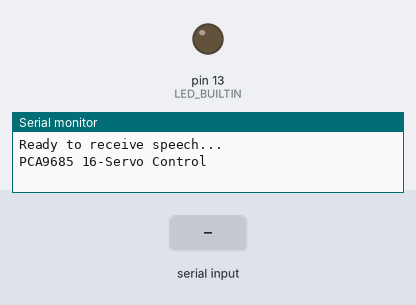
This sketch was run on a simulated Arduino Uno, built with avr-gcc and run on an emulated ATmega328P. On the bench: output pins drawn as LEDs (lit = HIGH), the last lines printed to the serial monitor. The test bench sets the inputs (shaded band).

Above: at 1.2 s.
1.3 s: "1\n" received over Serial
At 2.7 s:
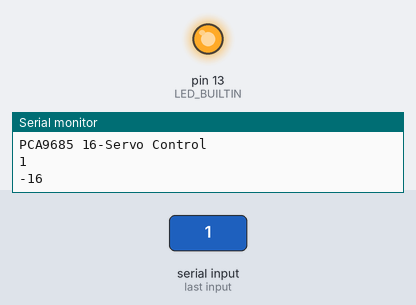
4.3 s: "0\n" received over Serial
At 7.1 s:
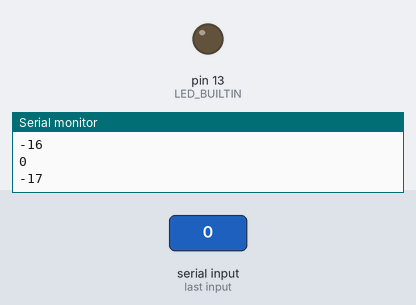
7.3 s: "2\n" received over Serial
At 8.4 s:
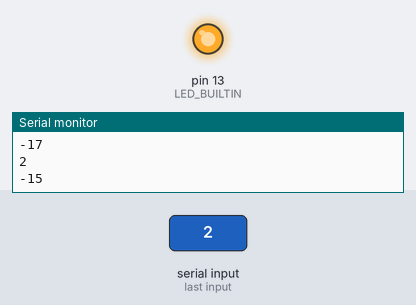
Timing chart, 0 to 10.8 s (numbered marks = the images above; inputs shaded):
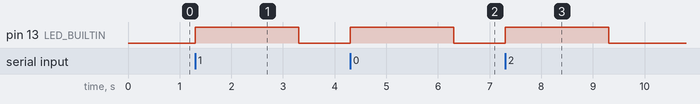

The sketch:

receive_text.ino
```cpp
#include <Wire.h>
#include <Adafruit_PWMServoDriver.h>

Adafruit_PWMServoDriver pwm = Adafruit_PWMServoDriver(); // default I2C address 0x40

#define SERVO_MIN_PULSE  102 // 0 degrees
#define SERVO_MAX_PULSE  491 // 180 degrees

//sidewise movement [25, 20, 15]
//folding movement [180, 0]

//idle[15] = [first 10 servo for sidewise movement from little to thumb, later 5 for folding]

//little[0][1][10], ring[2][3][11], middle[4][5][12], index[6][7][13], thumb[8][9][14]

int idle[15] = {20, 20, 20, 20, 20, 20, 20, 20, 20, 20, 180, 180, 180, 180, 180};
int letters[26][15] = {
/*A*/ {20, 20, 20, 20, 20, 20, 20, 20, 20, 20, 0, 0, 0, 0, 180},
/*B*/ {20, 20, 20, 20, 20, 20, 20, 20, 20, 20, 180, 180, 180, 180, 0},
/*C*/ {20, 20, 20, 20, 20, 20, 20, 20, 20, 20, 100, 100, 100, 100, 100},
/*D*/ {20, 20, 20, 20, 20, 20, 20, 20, 20, 20, 0, 0, 0, 180, 0},
/*E*/ {20, 20, 20, 20, 20, 20, 20, 20, 20, 20, 0, 0, 0, 0, 0},
/*F*/ {20, 20, 20, 20, 20, 20, 20, 20, 20, 20, 180, 180, 180, 0, 0},
/*G*/ {20, 20, 20, 20, 20, 20, 20, 20, 20, 20, 0, 0, 0, 180, 0},
/*H*/ {20, 20, 20, 20, 20, 20, 20, 20, 20, 20, 0, 0, 180, 180, 0},
/*I*/ {20, 20, 20, 20, 20, 20, 20, 20, 20, 20, 180, 0, 0, 0, 0},
/*J*/ {25, 25, 20, 20, 20, 20, 20, 20, 20, 20, 180, 0, 0, 0, 0},
/*K*/ {20, 20, 20, 20, 25, 25, 15, 15, 20, 20, 0, 0, 180, 180, 180},
/*L*/ {20, 20, 20, 20, 20, 20, 20, 20, 20, 20, 0, 0, 0, 180, 180},
/*M*/ {25, 25, 20, 20, 20, 20, 20, 20, 20, 20, 0, 0, 0, 0, 0},
/*N*/ {25, 25, 25, 25, 20, 20, 20, 20, 20, 20, 0, 0, 0, 0, 0},
/*O*/ {20, 20, 20, 20, 20, 20, 20, 20, 20, 20, 0, 0, 0, 0, 0},
/*P*/ {20, 20, 20, 20, 20, 20, 20, 20, 20, 20, 0, 0, 180, 180, 0},
/*Q*/ {20, 20, 20, 20, 20, 20, 20, 20, 25, 25, 0, 0, 0, 180, 180},
/*R*/ {20, 20, 20, 20, 20, 20, 20, 20, 25, 25, 0, 0, 180, 100, 0},
/*S*/ {20, 20, 20, 20, 20, 20, 20, 20, 20, 20, 0, 0, 0, 0, 0},
/*T*/ {20, 20, 20, 20, 20, 20, 15, 15, 20, 20, 0, 0, 0, 0, 0},
/*U*/ {20, 20, 20, 20, 20, 20, 20, 20, 20, 20, 0, 0, 180, 180, 0},
/*V*/ {20, 20, 20, 20, 25, 25, 15, 15, 20, 20, 0, 0, 180, 180, 0},
/*W*/ {20, 20, 25, 25, 20, 20, 15, 15, 20, 20, 0, 180, 180, 180, 0},
/*X*/ {20, 20, 20, 20, 20, 20, 20, 20, 20, 20, 0, 0, 0, 180, 0},
/*Y*/ {25, 25, 20, 20, 20, 20, 20, 20, 25, 25, 180, 0, 0, 0, 180},
/*Z*/ {20, 20, 20, 20, 20, 20, 25, 25, 20, 20, 0, 0, 0, 180, 0},
};

void setup() {
  Serial.begin(9600);
  Serial.println("Ready to receive speech...");

  Serial.println("PCA9685 16-Servo Control");

  pwm.begin();
  pwm.setPWMFreq(50);  // Standard 50 Hz for analog servo
  pinMode(LED_BUILTIN, OUTPUT);

  delay(10);

}

uint16_t angleToPulse(int angle) {
  return map(angle, 0, 180, SERVO_MIN_PULSE, SERVO_MAX_PULSE);
}

void loop() {
  if (Serial.available() > 0) {
    String sentence = Serial.readStringUntil('\n');
    digitalWrite(LED_BUILTIN, HIGH);

    for (int i = 0; i < sentence.length(); i++) {
      Serial.println(sentence.charAt(i));
      int n = (int)sentence.charAt(i)-65;
      Serial.println(n);
      if(n>=0)
      {
        driveMotor(letters[n]);
      }
      else
      {
        delay(2000);
      }

    }
  }

  digitalWrite(LED_BUILTIN, LOW);

}


void driveMotor(int angles[])
{
  // for (int i = 0; i < 16; i++) {
  //   Serial.print("angles[");
  //   Serial.print(i);
  //   Serial.print("] = ");
  //   Serial.println(angles[i]);
  // }

  Serial.println(angles[11]);
  for (int i = 0; i < 16; i++) {

    pwm.setPWM(i, 0, angleToPulse(angles[i]));
  }
  delay(2000);

  Serial.println(idle[11]);

  for (int i = 0; i < 16; i++) {

    pwm.setPWM(i, 0, angleToPulse(idle[i]));
  }
  delay(2000);
}
```

Measured:
- after the input at 1.3 s, pin 13 (LED_BUILTIN): LOW → HIGH at once, → LOW 2.0 s later
- after the input at 4.3 s, pin 13 (LED_BUILTIN): LOW → HIGH at once, → LOW 2.0 s later
- after the input at 7.3 s, pin 13 (LED_BUILTIN): LOW → HIGH at once, → LOW 2.0 s later
